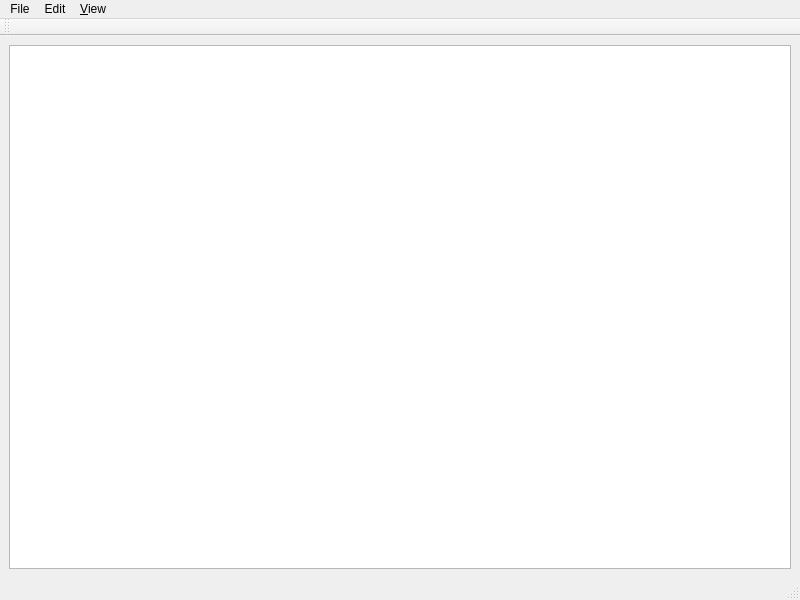
<?xml version="1.0" encoding="UTF-8"?>
<ui version="4.0">
 <class>MainWindow</class>
 <widget class="QMainWindow" name="MainWindow">
  <property name="geometry">
   <rect>
    <x>0</x>
    <y>0</y>
    <width>800</width>
    <height>600</height>
   </rect>
  </property>
  <property name="windowTitle">
   <string>MainWindow</string>
  </property>
  <widget class="QWidget" name="centralwidget">
   <layout class="QVBoxLayout" name="verticalLayout">
    <item>
     <widget class="QTextEdit" name="textEdit"/>
    </item>
   </layout>
  </widget>
  <widget class="QMenuBar" name="menubar">
   <property name="geometry">
    <rect>
     <x>0</x>
     <y>0</y>
     <width>800</width>
     <height>26</height>
    </rect>
   </property>
   <widget class="QMenu" name="menuFile">
    <property name="title">
     <string>File</string>
    </property>
    <addaction name="actionNew"/>
    <addaction name="actionOpen"/>
    <addaction name="actionSave"/>
    <addaction name="actionExit"/>
   </widget>
   <widget class="QMenu" name="menuUredi">
    <property name="title">
     <string>Edit</string>
    </property>
    <addaction name="actionFont"/>
    <addaction name="actionColor"/>
    <addaction name="actionBackground_color"/>
    <addaction name="actionFind"/>
    <addaction name="actionUndo"/>
    <addaction name="actionRedo"/>
   </widget>
   <widget class="QMenu" name="menuView">
    <property name="title">
     <string>&amp;View</string>
    </property>
    <addaction name="actionDark_Mode"/>
    <addaction name="actionZoomIn"/>
    <addaction name="actionZoomOut"/>
    <addaction name="actionZoomReset"/>
   </widget>
   <addaction name="menuFile"/>
   <addaction name="menuUredi"/>
   <addaction name="menuView"/>
  </widget>
  <widget class="QStatusBar" name="statusbar"/>
  <widget class="QToolBar" name="toolBar">
   <property name="windowTitle">
    <string>toolBar</string>
   </property>
   <attribute name="toolBarArea">
    <enum>TopToolBarArea</enum>
   </attribute>
   <attribute name="toolBarBreak">
    <bool>false</bool>
   </attribute>
  </widget>
  <action name="actionNew">
   <property name="icon">
    <iconset>
     <normaloff>../new.jpg</normaloff>../new.jpg</iconset>
   </property>
   <property name="text">
    <string>Novo</string>
   </property>
  </action>
  <action name="actionOpen">
   <property name="icon">
    <iconset>
     <normaloff>../open.png</normaloff>../open.png</iconset>
   </property>
   <property name="text">
    <string>Open</string>
   </property>
  </action>
  <action name="actionSave">
   <property name="icon">
    <iconset>
     <normaloff>../save.png</normaloff>../save.png</iconset>
   </property>
   <property name="text">
    <string>Save</string>
   </property>
  </action>
  <action name="actionExit">
   <property name="icon">
    <iconset>
     <normaloff>../exit.jpg</normaloff>../exit.jpg</iconset>
   </property>
   <property name="text">
    <string>Exit</string>
   </property>
  </action>
  <action name="actionFont">
   <property name="icon">
    <iconset>
     <normaloff>../font.webp</normaloff>../font.webp</iconset>
   </property>
   <property name="text">
    <string>Font</string>
   </property>
  </action>
  <action name="actionColor">
   <property name="icon">
    <iconset>
     <normaloff>../color.png</normaloff>../color.png</iconset>
   </property>
   <property name="text">
    <string>Color</string>
   </property>
  </action>
  <action name="actionBackground_color">
   <property name="icon">
    <iconset>
     <normaloff>../back.png</normaloff>../back.png</iconset>
   </property>
   <property name="text">
    <string>Background Color</string>
   </property>
  </action>
  <action name="actionFind">
   <property name="icon">
    <iconset>
     <normaloff>../find.webp</normaloff>../find.webp</iconset>
   </property>
   <property name="text">
    <string>Find</string>
   </property>
  </action>
  <action name="actionUndo">
   <property name="icon">
    <iconset>
     <normaloff>../undo.png</normaloff>../undo.png</iconset>
   </property>
   <property name="text">
    <string>Undo</string>
   </property>
  </action>
  <action name="actionRedo">
   <property name="icon">
    <iconset>
     <normaloff>../redo.jpg</normaloff>../redo.jpg</iconset>
   </property>
   <property name="text">
    <string>Redo</string>
   </property>
  </action>
  <action name="actionDark_Mode">
   <property name="checkable">
    <bool>true</bool>
   </property>
   <property name="icon">
    <iconset>
     <normaloff>../dark.png</normaloff>../dark.png</iconset>
   </property>
   <property name="text">
    <string>Dark Mode</string>
   </property>
  </action>
  <action name="actionZoomIn">
   <property name="icon">
    <iconset>
     <normaloff>../zoonin.jpg</normaloff>../zoonin.jpg</iconset>
   </property>
   <property name="text">
    <string>Zoom In</string>
   </property>
  </action>
  <action name="actionZoomOut">
   <property name="icon">
    <iconset>
     <normaloff>../zoonout.png</normaloff>../zoonout.png</iconset>
   </property>
   <property name="text">
    <string>Zoom Out</string>
   </property>
  </action>
  <action name="actionZoomReset">
   <property name="icon">
    <iconset>
     <normaloff>../zoomr.svg</normaloff>../zoomr.svg</iconset>
   </property>
   <property name="text">
    <string>Zoom Reset</string>
   </property>
  </action>
 </widget>
 <resources/>
 <connections/>
</ui>
